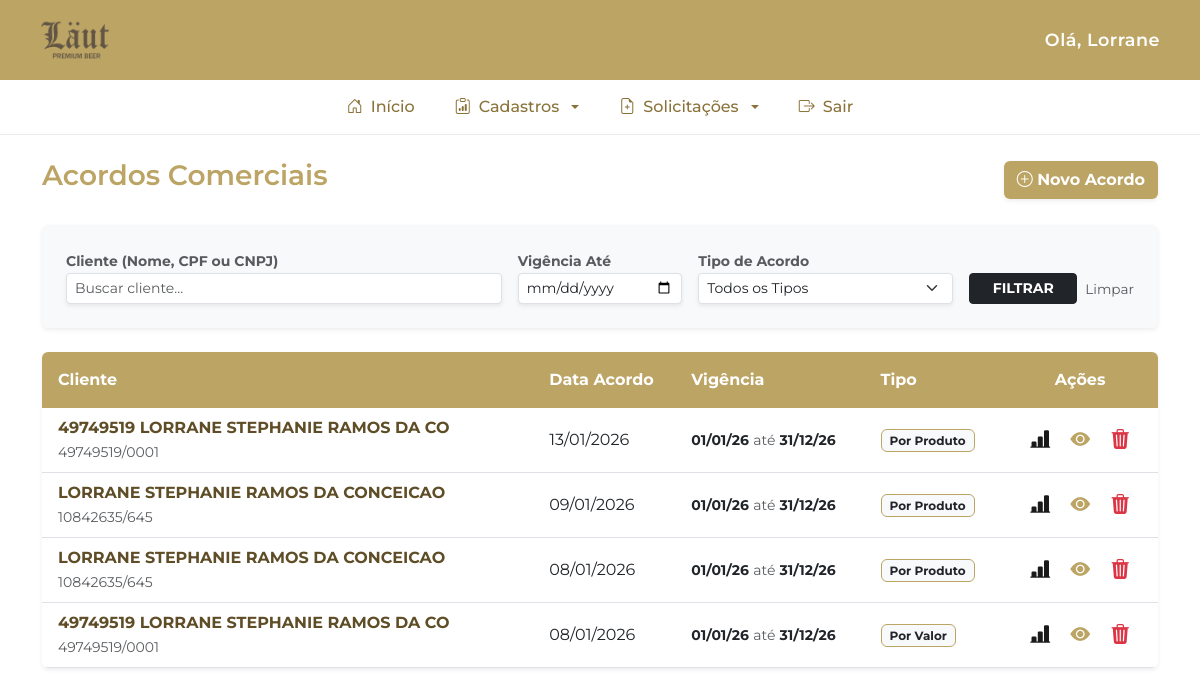
/cadastros/acordos/ (signed in), run on the app's committed database.
### cadastros/models.py (models this page shows, shortened)
class AcordoComercial(models.Model):
    TIPOS_ACORDO = [
        ('valor', 'Por Valor'),
        ('produto', 'Por Produto'),
    ]
    cliente_codigo = models.CharField(max_length=20)
    cliente_loja = models.CharField(max_length=10)
    cliente_nome = models.CharField(max_length=100)
    data_acordo = models.DateField()
    vigencia_inicio = models.DateField()
    vigencia_fim = models.DateField()
    tipo_acordo = models.CharField(max_length=20, choices=TIPOS_ACORDO)
    valor_acordo = models.DecimalField(max_digits=10, decimal_places=2, null=True, blank=True)
    periodicidade = models.IntegerField(help_text="Meses", null=True, blank=True)
    usuario_cadastro = models.ForeignKey(User, on_delete=models.CASCADE)
    data_criacao = models.DateTimeField(auto_now_add=True)

### cadastros/views.py (the view)
# urls.py: path('acordos/', views.acordos_comerciais, name='acordos_comerciais'),
@login_required
def acordos_comerciais(request):
    busca = request.GET.get('busca')
    data_fim = request.GET.get('data_fim')
    tipo_acordo = request.GET.get('tipo_acordo')
    acordos = AcordoComercial.objects.all()
    if busca:
        acordos = acordos.filter(
            Q(cliente_nome__icontains=busca) |
            Q(cliente_codigo__icontains=busca)
        )
    if data_fim:
        acordos = acordos.filter(vigencia_fim__lte=data_fim)
    if tipo_acordo:
        acordos = acordos.filter(tipo_acordo=tipo_acordo)
    acordos = acordos.order_by('-data_acordo')
    return render(request, 'cadastros/acordos.html', {'acordos': acordos})

### templates/cadastros/acordos.html (shortened to what this page needs)
{% extends 'base.html' %}
{% block content %}
<div class="d-flex justify-content-between align-items-center mb-4">
    <h3 style="color: #bca464; font-weight: 600;">Acordos Comerciais</h3>
    <button class="btn text-white shadow-sm" style="background-color: #bca464;" data-bs-toggle="modal" data-bs-target="#modalAcordo">
        <i class="bi bi-plus-circle"></i><strong> Novo Acordo</strong>
    </button>
</div>
<div class="card border-0 shadow-sm mb-4">
    <div class="card-body bg-light rounded p-4">
        <form method="GET" class="row g-3 align-items-end">
            <div class="col-md-5">
                <label class="small fw-bold text-muted">Cliente (Nome, CPF ou CNPJ)</label>
                <input type="text" name="busca" class="form-control form-control-sm shadow-sm" placeholder="Buscar cliente..." value="{{ request.GET.busca|default:'' }}">
            </div>
            <div class="col-md-2">
                <label class="small fw-bold text-muted">Vigência Até</label>
                <input type="date" name="data_fim" class="form-control form-control-sm shadow-sm" value="{{ request.GET.data_fim }}">
            </div>
            <div class="col-md-3">
                <label class="small fw-bold text-muted">Tipo de Acordo</label>
                <select name="tipo_acordo" class="form-select form-select-sm shadow-sm">
                    <option value="">Todos os Tipos</option>
                </select>
            </div>
            <div class="col-md-2 d-flex align-items-end gap-2">
                <button type="submit" class="btn btn-dark btn-sm w-100 fw-bold">FILTRAR</button>
                <a href="{% url request.resolver_match.url_name %}" class="btn btn-link btn-sm text-muted text-decoration-none border-0 p-0 mb-1" style="font-size: 0.85rem;">Limpar</a>
            </div>
        </form>
    </div>
</div>
<div class="table-responsive shadow-sm rounded">
    <table class="table table-hover align-middle mb-0 bg-white">
        <thead>
            <tr>
                <th style="background-color: #bca464 !important; color: white !important; border: none;" class="py-3 px-3">Cliente</th>
                <th style="background-color: #bca464 !important; color: white !important; border: none;" class="py-3">Data Acordo</th>
                <th style="background-color: #bca464 !important; color: white !important; border: none;" class="py-3">Vigência</th>
                <th style="background-color: #bca464 !important; color: white !important; border: none;" class="py-3">Tipo</th>
                <th style="background-color: #bca464 !important; color: white !important; border: none;" class="py-3 text-center">Ações</th>
            </tr>
        </thead>
        <tbody>
            {% for acordo in acordos %}
            <tr class="border-bottom">
                <td class="px-3">
                    <strong style="color: #5e4d26;">{{ acordo.cliente_nome }}</strong><br>
                    <small class="text-muted">{{ acordo.cliente_codigo }}/{{ acordo.cliente_loja }}</small>
                </td>
                <td>{{ acordo.data_acordo|date:"d/m/Y" }}</td>
                <td>
                    <small class="fw-bold">{{ acordo.vigencia_inicio|date:"d/m/y" }}</small>
                    <span class="text-muted small">até</span>
                    <small class="fw-bold">{{ acordo.vigencia_fim|date:"d/m/y" }}</small>
                </td>
                <td>
                    <span class="badge bg-light text-dark border px-2" style="border-color: #bca464 !important;">
                        {{ acordo.get_tipo_acordo_display }}
                    </span>
                </td>
                <td class="text-center">
                    <div class="d-flex justify-content-center gap-1">
                        <button class="btn btn-sm btn-outline-dark border-0" onclick="abrirHistorico('{{ acordo.id }}')" title="Ver Progresso e NFs">
                            <i class="bi bi-bar-chart-line-fill fs-5" style="color: #1a1a1a;"></i>
                        </button>
                        <button class="btn btn-sm btn-outline-secondary border-0" data-bs-toggle="modal" data-bs-target="#modalVisualizar{{ acordo.id }}" title="Ver Detalhes">
                            <i class="bi bi-eye-fill fs-5" style="color: #bca464;"></i>
                        </button>
                        <button class="btn btn-sm btn-outline-danger border-0" data-bs-toggle="modal" data-bs-target="#modalExcluir{{ acordo.id }}" title="Excluir">
                            <i class="bi bi-trash3-fill fs-5"></i>
                        </button>
                    </div>
                </td>
            </tr>
            {% empty %}
            <tr><td colspan="5" class="text-center py-5 text-muted">Nenhum acordo comercial encontrado.</td></tr>
            {% endfor %}
        </tbody>
    </table>
</div>
{% endblock %}

### templates/base.html (shortened to what this page needs)
{% load static %}
<!DOCTYPE html>
<html lang="pt-br">
<head>
    <link href="https://cdn.jsdelivr.net/npm/bootstrap@5.3.0/dist/css/bootstrap.min.css" rel="stylesheet">
    <link rel="stylesheet" href="https://cdn.jsdelivr.net/npm/bootstrap-icons@1.11.1/font/bootstrap-icons.css">
</head>
<body>
    <header class="header-top shadow-sm">
        <div class="logo-area">
            <img src="{% static 'logo.png' %}" alt="Logo" class="logo" />
        </div>
        <div class="saudacao">
            Olá, {{ user.first_name|default:user.username }}
        </div>
    </header>
    <nav class="nav-sistema">
        <div class="container d-flex justify-content-center">
            <ul class="nav">
                <li class="nav-item">
                    <a class="nav-link" href="/"><i class="bi bi-house-door"></i> Início</a>
                </li>
                <li class="nav-item dropdown">
                    <a class="nav-link dropdown-toggle" href="#" data-bs-toggle="dropdown">
                        <i class="bi bi-clipboard-data"></i> Cadastros
                    </a>
                </li>
                <li class="nav-item dropdown">
                    <a class="nav-link dropdown-toggle" href="#" data-bs-toggle="dropdown">
                        <i class="bi bi-file-earmark-plus"></i> Solicitações
                    </a>
                </li>
                <li class="nav-item">
                    <a class="nav-link" href="javascript:void(0)" onclick="document.getElementById('logout-form').submit();">
                        <i class="bi bi-box-arrow-right"></i> Sair
                    </a>
                </li>
            </ul>
        </div>
    </nav>
    <main class="container mt-4">
        {% block content %}{% endblock %}
    </main>
</body>
</html>

### templates/base.html (style rules this page uses)
:root { --cor-topo: #bca464; --cor-texto-menu: #8a733a; }
body { background-color: #ffffff; font-family: 'Montserrat', sans-serif; }
.header-top { background-color: var(--cor-topo); padding: 5px 40px; display: flex; justify-content: space-between; align-items: center; color: white; min-height: 80px; }
.logo-area img { max-height: 70px; width: auto; }
.saudacao { font-weight: 600; font-size: 1.1rem; letter-spacing: 0.5px; }
.nav-sistema { background-color: white; border-bottom: 1px solid #e9ecef; padding: 5px 0; }
.nav-sistema .nav-link { color: var(--cor-texto-menu); font-weight: 500; display: flex; align-items: center; gap: 8px; padding: 10px 20px; transition: 0.3s; }
h1, h2, h3, h4, h5, h6 { font-weight: 600; }

### data on the page
AcordoComercial: cliente_nome "49749519 LORRANE STEPHANIE RAMOS DA CO", cliente_codigo "49749519", cliente_loja "0001", data_acordo "13/01/2026", vigencia_inicio "01/01/26", vigencia_fim "31/12/26", tipo_acordo "Por Produto"
AcordoComercial: cliente_nome "LORRANE STEPHANIE RAMOS DA CONCEICAO", cliente_codigo "10842635", cliente_loja "645", data_acordo "09/01/2026", vigencia_inicio "01/01/26", vigencia_fim "31/12/26", tipo_acordo "Por Produto"
AcordoComercial: cliente_nome "LORRANE STEPHANIE RAMOS DA CONCEICAO", cliente_codigo "10842635", cliente_loja "645", data_acordo "08/01/2026", vigencia_inicio "01/01/26", vigencia_fim "31/12/26", tipo_acordo "Por Produto"
AcordoComercial: cliente_nome "49749519 LORRANE STEPHANIE RAMOS DA CO", cliente_codigo "49749519", cliente_loja "0001", data_acordo "08/01/2026", vigencia_inicio "01/01/26", vigencia_fim "31/12/26", tipo_acordo "Por Valor"

### other printed values
{{ user.first_name|default:user.username }} "Lorrane"
